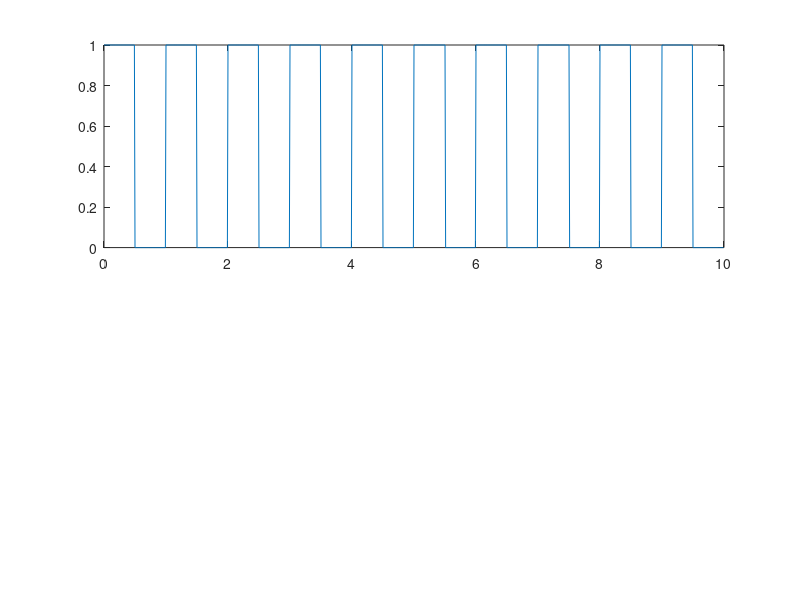

MATLAB code to generate this figure: (Note: this script raises an error after producing the figure.)

dt=0.01;
T=1;
n=10;

t = (0:dt:(T*n-dt));
yt = (square(2*pi.*t./T, 50)+1)./2;

subplot(2,1,1);plot(t,yt)

[an, bn, fn] = fourier_a_b_coefs(yt, t);

[ifyt, t] = inv_fourier_yt(an, bn, fn);

hold on;plot(t,real(ifyt))

subplot(2,1,2);plot(t,(yt-real(ifyt)));